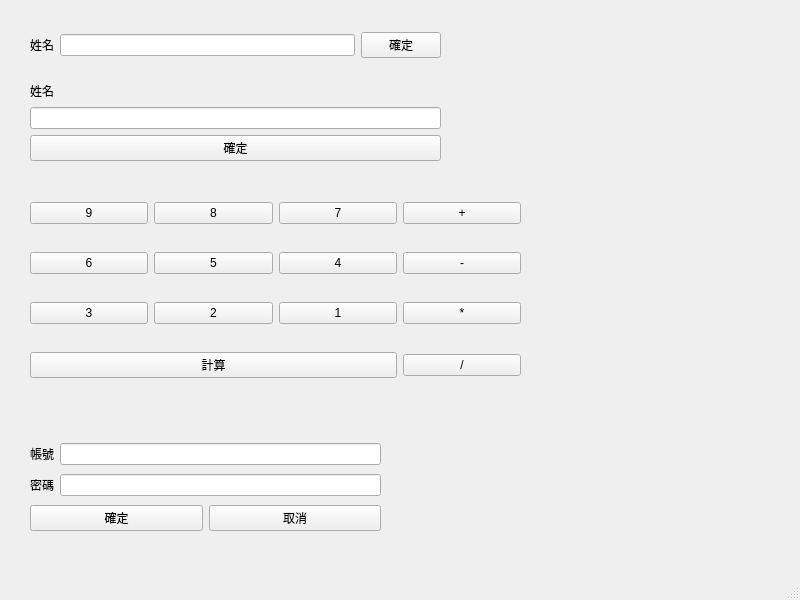
<?xml version="1.0" encoding="UTF-8"?>
<ui version="4.0">
 <class>MainWindow</class>
 <widget class="QMainWindow" name="MainWindow">
  <property name="geometry">
   <rect>
    <x>0</x>
    <y>0</y>
    <width>800</width>
    <height>600</height>
   </rect>
  </property>
  <property name="windowTitle">
   <string>MainWindow</string>
  </property>
  <widget class="QWidget" name="centralwidget">
   <widget class="QWidget" name="">
    <property name="geometry">
     <rect>
      <x>30</x>
      <y>30</y>
      <width>411</width>
      <height>30</height>
     </rect>
    </property>
    <layout class="QHBoxLayout" name="horizontalLayout">
     <item>
      <widget class="QLabel" name="label">
       <property name="text">
        <string>姓名</string>
       </property>
      </widget>
     </item>
     <item>
      <widget class="QLineEdit" name="lineEdit"/>
     </item>
     <item>
      <widget class="QPushButton" name="pushButton">
       <property name="text">
        <string>確定</string>
       </property>
      </widget>
     </item>
    </layout>
   </widget>
   <widget class="QWidget" name="">
    <property name="geometry">
     <rect>
      <x>30</x>
      <y>80</y>
      <width>411</width>
      <height>81</height>
     </rect>
    </property>
    <layout class="QVBoxLayout" name="verticalLayout">
     <item>
      <widget class="QLabel" name="label_2">
       <property name="text">
        <string>姓名</string>
       </property>
      </widget>
     </item>
     <item>
      <widget class="QLineEdit" name="lineEdit_2"/>
     </item>
     <item>
      <widget class="QPushButton" name="pushButton_2">
       <property name="text">
        <string>確定</string>
       </property>
      </widget>
     </item>
    </layout>
   </widget>
   <widget class="QWidget" name="">
    <property name="geometry">
     <rect>
      <x>30</x>
      <y>180</y>
      <width>491</width>
      <height>221</height>
     </rect>
    </property>
    <layout class="QGridLayout" name="gridLayout">
     <item row="0" column="0">
      <widget class="QPushButton" name="pushButton_3">
       <property name="text">
        <string>9</string>
       </property>
      </widget>
     </item>
     <item row="0" column="1">
      <widget class="QPushButton" name="pushButton_4">
       <property name="text">
        <string>8</string>
       </property>
      </widget>
     </item>
     <item row="0" column="2">
      <widget class="QPushButton" name="pushButton_5">
       <property name="text">
        <string>7</string>
       </property>
      </widget>
     </item>
     <item row="0" column="3">
      <widget class="QPushButton" name="pushButton_14">
       <property name="text">
        <string>+</string>
       </property>
      </widget>
     </item>
     <item row="1" column="0">
      <widget class="QPushButton" name="pushButton_8">
       <property name="text">
        <string>6</string>
       </property>
      </widget>
     </item>
     <item row="1" column="1">
      <widget class="QPushButton" name="pushButton_7">
       <property name="text">
        <string>5</string>
       </property>
      </widget>
     </item>
     <item row="1" column="2">
      <widget class="QPushButton" name="pushButton_6">
       <property name="text">
        <string>4</string>
       </property>
      </widget>
     </item>
     <item row="1" column="3">
      <widget class="QPushButton" name="pushButton_15">
       <property name="text">
        <string>-</string>
       </property>
      </widget>
     </item>
     <item row="2" column="0">
      <widget class="QPushButton" name="pushButton_9">
       <property name="text">
        <string>3</string>
       </property>
      </widget>
     </item>
     <item row="2" column="1">
      <widget class="QPushButton" name="pushButton_11">
       <property name="text">
        <string>2</string>
       </property>
      </widget>
     </item>
     <item row="2" column="2">
      <widget class="QPushButton" name="pushButton_10">
       <property name="text">
        <string>1</string>
       </property>
      </widget>
     </item>
     <item row="2" column="3">
      <widget class="QPushButton" name="pushButton_13">
       <property name="text">
        <string>*</string>
       </property>
      </widget>
     </item>
     <item row="3" column="3">
      <widget class="QPushButton" name="pushButton_16">
       <property name="text">
        <string>/</string>
       </property>
      </widget>
     </item>
     <item row="3" column="0" colspan="3">
      <widget class="QPushButton" name="pushButton_12">
       <property name="text">
        <string>計算</string>
       </property>
      </widget>
     </item>
    </layout>
   </widget>
   <widget class="QWidget" name="">
    <property name="geometry">
     <rect>
      <x>30</x>
      <y>440</y>
      <width>351</width>
      <height>94</height>
     </rect>
    </property>
    <layout class="QVBoxLayout" name="verticalLayout_2">
     <item>
      <layout class="QHBoxLayout" name="horizontalLayout_2">
       <item>
        <widget class="QLabel" name="label_3">
         <property name="text">
          <string>帳號</string>
         </property>
        </widget>
       </item>
       <item>
        <widget class="QLineEdit" name="lineEdit_3"/>
       </item>
      </layout>
     </item>
     <item>
      <layout class="QHBoxLayout" name="horizontalLayout_3">
       <item>
        <widget class="QLabel" name="label_4">
         <property name="text">
          <string>密碼</string>
         </property>
        </widget>
       </item>
       <item>
        <widget class="QLineEdit" name="lineEdit_4"/>
       </item>
      </layout>
     </item>
     <item>
      <layout class="QHBoxLayout" name="horizontalLayout_4">
       <item>
        <widget class="QPushButton" name="pushButton_17">
         <property name="text">
          <string>確定</string>
         </property>
        </widget>
       </item>
       <item>
        <widget class="QPushButton" name="pushButton_18">
         <property name="text">
          <string>取消</string>
         </property>
        </widget>
       </item>
      </layout>
     </item>
    </layout>
   </widget>
  </widget>
  <widget class="QMenuBar" name="menubar">
   <property name="geometry">
    <rect>
     <x>0</x>
     <y>0</y>
     <width>800</width>
     <height>25</height>
    </rect>
   </property>
  </widget>
  <widget class="QStatusBar" name="statusbar"/>
 </widget>
 <resources/>
 <connections/>
</ui>
